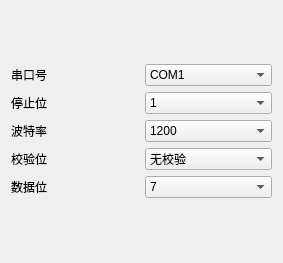
<?xml version="1.0" encoding="UTF-8"?>
<ui version="4.0">
 <class>QCommConfigSerialMode</class>
 <widget class="QDialog" name="QCommConfigSerialMode">
  <property name="geometry">
   <rect>
    <x>0</x>
    <y>0</y>
    <width>283</width>
    <height>263</height>
   </rect>
  </property>
  <property name="windowTitle">
   <string>Dialog</string>
  </property>
  <layout class="QGridLayout" name="gridLayout">
   <item row="0" column="0">
    <layout class="QGridLayout" name="gridLayout_2">
     <item row="0" column="0">
      <widget class="QLabel" name="m_lab_SerialNumber">
       <property name="text">
        <string>串口号</string>
       </property>
      </widget>
     </item>
     <item row="1" column="0">
      <widget class="QLabel" name="m_lab_StopBit_2">
       <property name="text">
        <string>停止位</string>
       </property>
      </widget>
     </item>
     <item row="3" column="1">
      <widget class="QComboBox" name="m_cmbParity">
       <item>
        <property name="text">
         <string>无校验</string>
        </property>
       </item>
       <item>
        <property name="text">
         <string>奇校验</string>
        </property>
       </item>
       <item>
        <property name="text">
         <string>偶校验</string>
        </property>
       </item>
      </widget>
     </item>
     <item row="0" column="1">
      <widget class="QComboBox" name="m_cmbPortNum">
       <item>
        <property name="text">
         <string>COM1</string>
        </property>
       </item>
       <item>
        <property name="text">
         <string>COM2</string>
        </property>
       </item>
       <item>
        <property name="text">
         <string>COM3</string>
        </property>
       </item>
       <item>
        <property name="text">
         <string>COM4</string>
        </property>
       </item>
       <item>
        <property name="text">
         <string>COM5</string>
        </property>
       </item>
       <item>
        <property name="text">
         <string>COM6</string>
        </property>
       </item>
       <item>
        <property name="text">
         <string>COM7</string>
        </property>
       </item>
       <item>
        <property name="text">
         <string>COM8</string>
        </property>
       </item>
       <item>
        <property name="text">
         <string>COM9</string>
        </property>
       </item>
       <item>
        <property name="text">
         <string>COM10</string>
        </property>
       </item>
       <item>
        <property name="text">
         <string>COM11</string>
        </property>
       </item>
       <item>
        <property name="text">
         <string>COM12</string>
        </property>
       </item>
      </widget>
     </item>
     <item row="1" column="1">
      <widget class="QComboBox" name="m_cmbStopBits">
       <item>
        <property name="text">
         <string>1</string>
        </property>
       </item>
       <item>
        <property name="text">
         <string>1.5</string>
        </property>
       </item>
       <item>
        <property name="text">
         <string>2</string>
        </property>
       </item>
      </widget>
     </item>
     <item row="4" column="1">
      <widget class="QComboBox" name="m_cmbByteSize">
       <item>
        <property name="text">
         <string>7</string>
        </property>
       </item>
       <item>
        <property name="text">
         <string>8</string>
        </property>
       </item>
      </widget>
     </item>
     <item row="2" column="0">
      <widget class="QLabel" name="m_lab_BaudRate">
       <property name="text">
        <string>波特率</string>
       </property>
      </widget>
     </item>
     <item row="2" column="1">
      <widget class="QComboBox" name="m_cmbBaudRate">
       <item>
        <property name="text">
         <string>1200</string>
        </property>
       </item>
       <item>
        <property name="text">
         <string>2400</string>
        </property>
       </item>
       <item>
        <property name="text">
         <string>4800</string>
        </property>
       </item>
       <item>
        <property name="text">
         <string>9600</string>
        </property>
       </item>
       <item>
        <property name="text">
         <string>19200</string>
        </property>
       </item>
      </widget>
     </item>
     <item row="3" column="0">
      <widget class="QLabel" name="m_lab_ParityBit">
       <property name="text">
        <string>校验位</string>
       </property>
      </widget>
     </item>
     <item row="4" column="0">
      <widget class="QLabel" name="m_lab_DataBit">
       <property name="text">
        <string>数据位</string>
       </property>
      </widget>
     </item>
    </layout>
   </item>
  </layout>
 </widget>
 <resources/>
 <connections/>
</ui>
